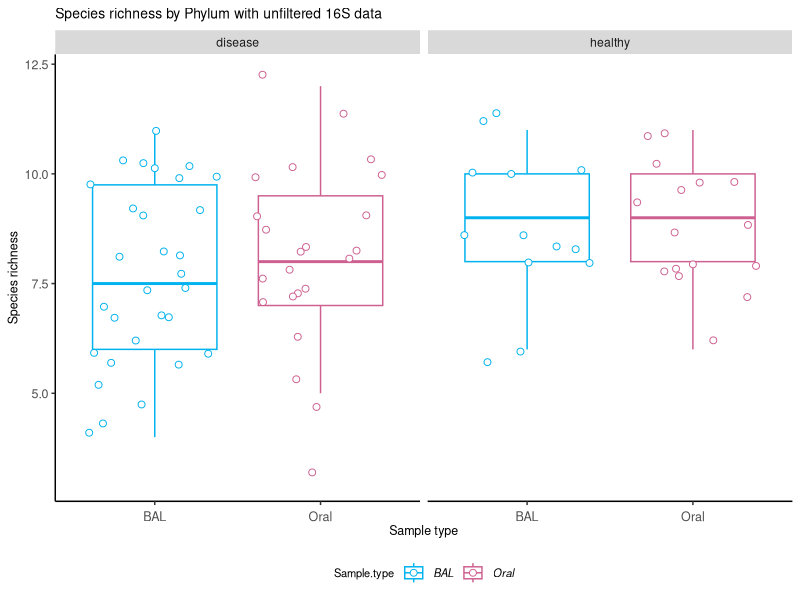
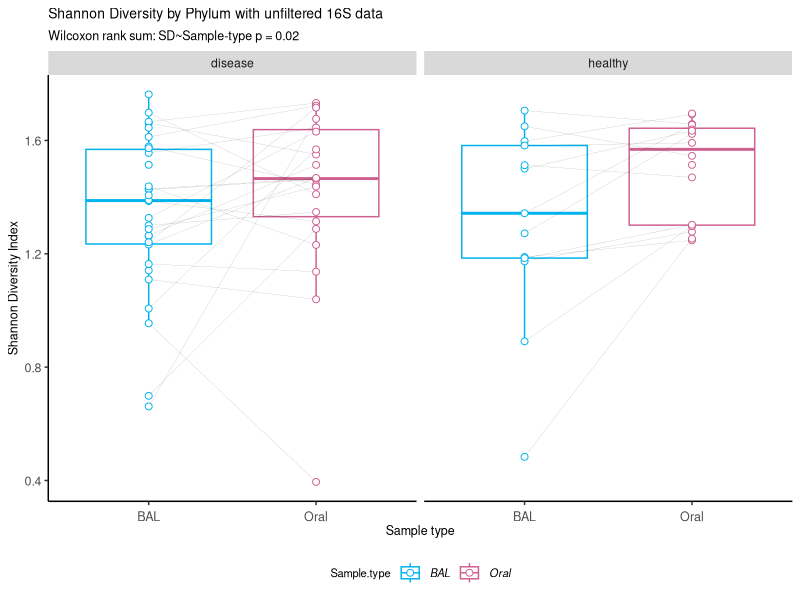
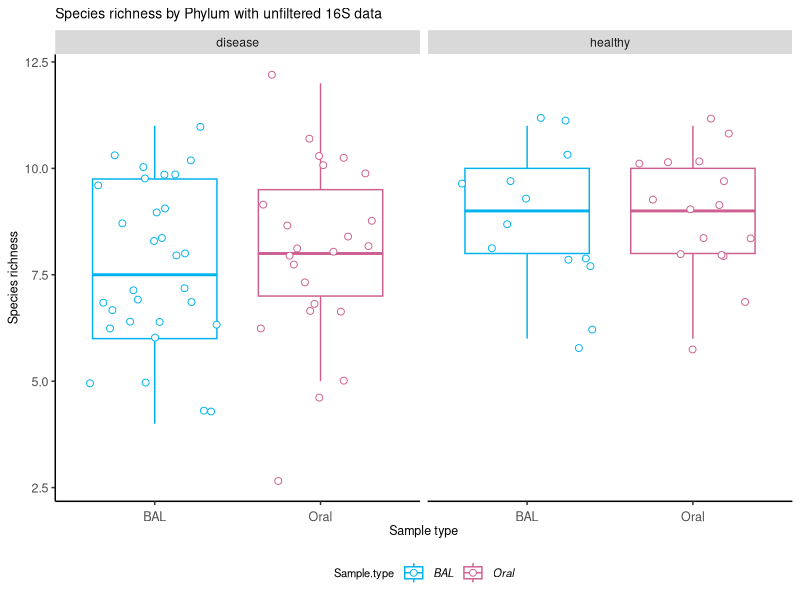
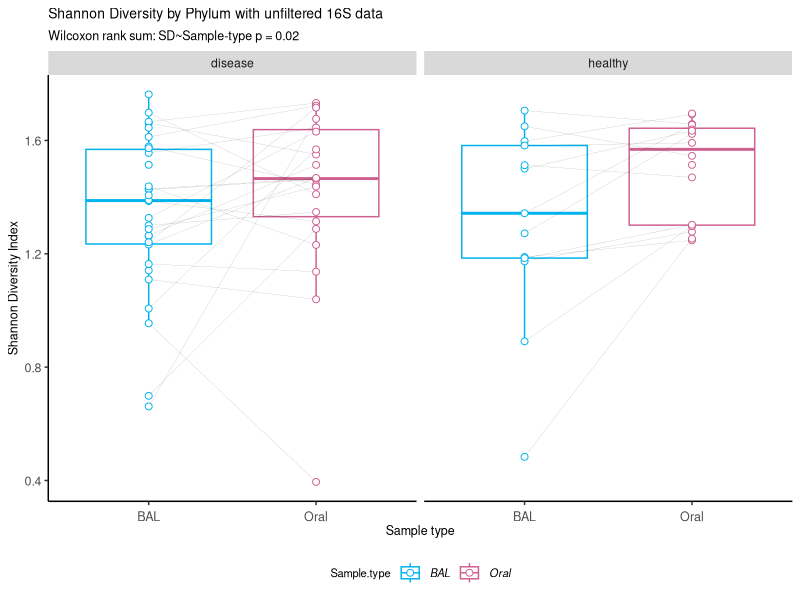

Source code (R) for these figures, in order:
#### Housekeeping ####
setwd("/GitHub/Imperial-Molyneaux/COVID-BAL-OralRinse/Unfiltered/")
setwd("~/Documents/GitHub/Imperial-Molyneaux/COVID-BAL-OralRinse/Unfiltered/Phylum")

#### Download libraries ####
#install.packages("dplyr")
library("dplyr")
#install.packages("tidyverse")
library("tidyverse")
#install.packages("ggplot2")
library("ggplot2")
#install.packages("reshape2")
library("reshape2")
#install.paclages("vegan")
library("vegan")
#install.packages("rstatix")
library("rstatix")

# Read in the saved csv file from previously
normalised_data <- read.csv("Phylum-normalised-unfiltered-metadata.csv")

abundance_table <- normalised_data %>%
  select(5:ncol(normalised_data)) # Only select the reads
rowSums(abundance_table) #check if in percentages
abundance_table <- abundance_table/rowSums(abundance_table)*100

metadata <- normalised_data %>%
  select(Sample.type:patient_ID)

#### Species Richness ####
# Calculate species number 
# Margin = 1, by row
species_number <- vegan::specnumber(abundance_table, MARGIN = 1)
species_number <- as.data.frame(species_number)
species_metadata <- cbind(metadata, species_number)
species_metadata$Sample.type <- as.factor(species_metadata$Sample.type)

species_metadata_filter <- species_metadata %>%
  filter(Status == "disease" |
           Status == "healthy")
wilcox.test(species_number ~ Status, data = species_metadata_filter) #p=0.025
wilcox.test(species_number ~ Sample.type, data = species_metadata_filter) #p=0.36

species_metadata <- species_metadata %>%
  filter(!Status == "control") # remove control samples

ggplot(species_metadata, aes(x=Sample.type, y=species_number, color=Sample.type)) +
  geom_boxplot(aes(fill = Sample.type, shape = Sample.type, colour = Sample.type), outlier.shape = NA) +
  geom_point(position = "jitter", aes(fill = Sample.type,
                                        shape = Sample.type,
                                        colour = Sample.type,
                                        group = patient_ID), # change the shape 
             size = 2,
             stroke = .5) +
  scale_shape_manual(values=c(21, 21, 21)) +
  scale_color_manual(values=c("deepskyblue2",
                              "hotpink3",
                              "goldenrod")) +
  scale_fill_manual(values=c("white", "white", "white")) + # inner colour can change
  facet_grid(. ~ `Status`,
             scales = "free", space = "free") +
  labs(title="Species richness by Phylum with unfiltered 16S data",
       y = "Species richness",
       x = "Sample type") +
  theme(#Set the title font size
    plot.title = element_text(size=10,
                              hjust = 0),
    #Set the legend title position
    legend.position = "bottom",
    #Set the legend title font size
    legend.title = element_text(size=8),
    #Define the size of the legend text and make it italic
    legend.text = element_text(size=8,
                               face = "italic"),
    #Remove the grey background from the legend
    legend.background = element_blank(),
    #Remove the box from the legend
    legend.key = element_blank(),
    #Remove the grey background
    panel.background = element_blank(),
    #Remove the plot border
    panel.border = element_blank(),
    #Remove the major plot grid lines
    panel.grid.major = element_blank(),
    #Remove the minor plot grid lines
    panel.grid.minor = element_blank(),
    #Change orientation of x axis labels
    axis.text.x = element_text(angle=0,
                               hjust=0.5,
                               vjust=0, # "justifying" text
                               size=9),
    axis.title.x = element_text(size=9),
    #Define the axis title text size
    axis.title = element_text(size=9),
    #Define the axis label text size
    axis.text.y = element_text(size=9),
    #Add back the x and y axis lines and define thickness (size), line type, and color
    axis.line = element_line(size = 0.5,
                             linetype = "solid",
                             colour = "black"))

ggsave("SpeciesRichness-Phylum-unfiltered.pdf", width = 150, height = 150,
       units = c("mm"), device = "pdf")

### SHANNON DIVERSITY ###
# Shannon Diversity stats
shannon_diversity <- vegan::diversity(abundance_table, index = "shannon")
shannon_diversity <- as.data.frame(shannon_diversity)
shannon_metadata <- cbind(metadata, shannon_diversity)
shannon_metadata$Sample.type <- as.factor(shannon_metadata$Sample.type)

# Healthy vs. Disease
shannon_metadata_filter <- shannon_metadata %>%
  filter(Status == "disease" |
           Status == "healthy")

wilcox.test(shannon_diversity ~ Status, data = shannon_metadata_filter) # p=0.54
wilcox.test(shannon_diversity ~ Sample.type, data = shannon_metadata_filter) # p=0.02

shannon_metadata <- cbind(metadata, shannon_diversity)
shannon_metadata <- shannon_metadata %>%
  filter(!Status == "control") # remove control samples

#Check the taxa level used
ggplot(shannon_metadata, aes(x=Sample.type, y=shannon_diversity, color=Sample.type)) +
  geom_boxplot(aes(fill = Sample.type, shape = Sample.type, colour = Sample.type), outlier.shape = NA) +
  geom_line(aes(group = patient_ID),
            linetype = "solid",
            size = 0.05, alpha = 0.5,
            colour = "black") +
  geom_point(position = "identity", aes(fill = Sample.type,
                                        shape = Sample.type,
                                        colour = Sample.type,
                                        group = patient_ID), # change the shape 
             size = 2,
             stroke = .5) +
  scale_shape_manual(values=c(21, 21, 21)) +
  scale_color_manual(values=c("deepskyblue2",
                              "hotpink3",
                              "goldenrod")) +
  scale_fill_manual(values=c("white", "white", "white")) + # inner colour can change
  facet_grid(. ~ `Status`,
             scales = "free", space = "free") +
  labs(title="Shannon Diversity by Phylum with unfiltered 16S data",
       subtitle = "Wilcoxon rank sum: SD~Sample-type p = 0.02",
       y = "Shannon Diversity Index",
       x = "Sample type") +
  theme(#Set the title font size
    plot.title = element_text(size=10,
                              hjust = 0),
    plot.subtitle = element_text(size = 9,
                                 hjust = 0),
    #Set the legend title position
    legend.position = "bottom",
    #Set the legend title font size
    legend.title = element_text(size=8),
    #Define the size of the legend text and make it italic
    legend.text = element_text(size=8,
                               face = "italic"),
    #Remove the grey background from the legend
    legend.background = element_blank(),
    #Remove the box from the legend
    legend.key = element_blank(),
    #Remove the grey background
    panel.background = element_blank(),
    #Remove the plot border
    panel.border = element_blank(),
    #Remove the major plot grid lines
    panel.grid.major = element_blank(),
    #Remove the minor plot grid lines
    panel.grid.minor = element_blank(),
    #Change orientation of x axis labels
    axis.text.x = element_text(angle=0,
                               hjust=0.5,
                               vjust=0, # "justifying" text
                               size=9),
    axis.title.x = element_text(size=9),
    #Define the axis title text size
    axis.title = element_text(size=9),
    #Define the axis label text size
    axis.text.y = element_text(size=9),
    #Add back the x and y axis lines and define thickness (size), line type, and color
    axis.line = element_line(size = 0.5,
                             linetype = "solid",
                             colour = "black"))

ggsave("ShannonDiversity-Phylum-unfiltered.pdf", width = 150, height = 150,
       units = c("mm"), device = "pdf")
